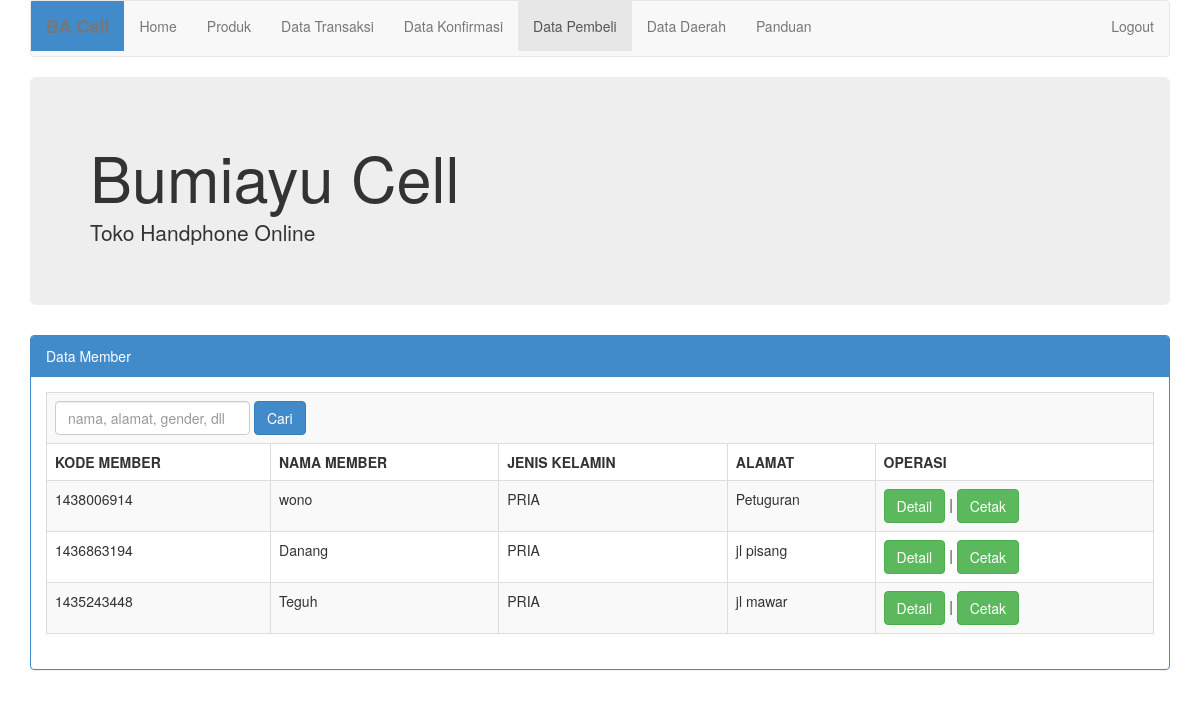
The page /page/admin/index.php?admin=data_member (signed in) on the database its author committed.
### tables this page shows
CREATE TABLE `member` (
  `kode_member` varchar(20) NOT NULL,
  `nama_member` varchar(50) NOT NULL,
  `nama_tujuan_pengiriman` varchar(50) NOT NULL,
  `jenis_kelamin` varchar(10) NOT NULL,
  `username` varchar(50) NOT NULL,
  `password` varchar(50) NOT NULL,
  `no_telpon` varchar(20) NOT NULL,
  `alamat` text NOT NULL,
  `alamat_pengiriman` text NOT NULL,
  `kode_kecamatan` varchar(50) NOT NULL,
  `kode_kecamatan_pengiriman` varchar(20) NOT NULL,
  `tanggal_bergabung` datetime NOT NULL,
  PRIMARY KEY (`kode_member`)
);

### page/db/koneksi.php (called while the page is built, shortened)
<?php
class Koneksi {
    public static function connect() {
        $con = new mysqli(HOST, USERNAME, PASSWORD, DATABASE_NAME, PORT);
        return $con;
    }
}

### page/model/member_model.php (called while the page is built, shortened)
<?php
include_once '../db/koneksi.php';
class Member {
    private $kodeMember;
    private $namaMember;
    private $jenisKelamin;
    private $alamat;
    public function getKodeMember() {
        return $this->kodeMember;
    }
    public function getNamaMember() {
        return $this->namaMember;
    }
    public function getJenisKelamin() {
        return $this->jenisKelamin;
    }
    public function getAlamat() {
        return $this->alamat;
    }
    public function setKodeMember($kodeMember) {
        $this->kodeMember = $kodeMember;
    }
    public function setNamaMember($namaMember) {
        $this->namaMember = $namaMember;
    }
    public function setJenisKelamin($jenisKelamin) {
        $this->jenisKelamin = $jenisKelamin;
    }
    public function setAlamat($alamat) {
        $this->alamat = $alamat;
    }
}
class MemberDaoImpl implements MemberDao {
    private $con;
    public function __construct() {
        $this->con = Koneksi::connect();
    }
    public function findAllLimit($start, $batch) {
        $hasil = array();
        $query = "SELECT kode_member, nama_member, jenis_kelamin, username, password, no_telpon, alamat, alamat_pengiriman, kode_kecamatan, kode_kecamatan_pengiriman, tanggal_bergabung, nama_tujuan_pengiriman FROM member ORDER BY tanggal_bergabung DESC LIMIT ?,?";
        $prep = $this->con->prepare($query);
        $prep->bind_param('ii', $start, $batch);
        $prep->execute();
        $prep->bind_result($a, $b, $c, $d, $e, $f, $g, $h, $i, $j, $k, $l);
        while ($prep->fetch()) {
            $m = new Member();
            $m->setKodeMember($a);
            $m->setNamaMember($b);
            $m->setJenisKelamin($c);
            $m->setUsername($d);
            $m->setPassword($e);
            $m->setNoTelpon($f);
            $m->setAlamat($g);
            $m->setAlamatPengiriman($h);
            $m->setKecamatan($i);
            $m->setKecamatanPengiriman($j);
            $m->setTanggalBergabung($k);
            $m->setNamaTujuanPengiriman($l);
            $hasil[] = $m;
        }
        return $hasil;
    }
}

### page/model/petugas_model.php (called while the page is built, shortened)
<?php
include_once '../db/koneksi.php';
class PetugasDaoImpl implements PetugasDao {
    private $con;
    public function __construct() {
        $this->con = Koneksi::connect();
    }
    public function login($username, $password) {
        $p = new Petugas();
        $query = "SELECT kode_petugas, nama_petugas, jenis_kelamin, username, password, no_telpon, alamat FROM petugas WHERE username = ? AND password = ?";
        $prep = $this->con->prepare($query);
        $prep->bind_param('ss', $username, $password);
        $prep->execute();
        $prep->bind_result($a, $b, $c, $d, $e, $f, $g);
        if ($prep->fetch()) {
            $p->setKodePetugas($a);
            $p->setNamaPetugas($b);
            $p->setJenisKelamin($c);
            $p->setUsername($d);
            $p->setPassword($e);
            $p->setNoTelpon($f);
            $p->setAlamat($g);
        }
        return $p;
    }
}

### page/admin/data_member.php (the view, shortened to what this page needs)
<div class="navbar navbar-default" role="navigation">
    <div class="navbar-header">
        <label class="navbar-brand label-primary">BA Cell</label>
    </div>
    <div class="navbar-collapse collapse">
        <ul class="nav navbar-nav">
            <li><a href="index.php?admin=home"><span>Home</span></a> </li>
            <li><a href="index.php?admin=produk"><span>Produk</span></a></li>
            <li><a href="index.php?admin=data_transaksi"><span>Data Transaksi</span></a></li>
            <li><a href="index.php?admin=data_konfirmasi">Data Konfirmasi</a></li>
            <li class="active"><a href="index.php?admin=data_member"><span>Data Pembeli</span></a></li>
            <li><a href="index.php?admin=data_daerah">Data Daerah</a></li>
            <li><a href="index.php?admin=panduan_belanja"><span>Panduan</span></a></li>
        </ul>
        <ul class="nav navbar-nav navbar-right">
            <li><a href="logout_admin.php">Logout</a></li>
        </ul>
    </div>
</div>
<div class="jumbotron">
    <h1>Bumiayu Cell</h1>
    <p>Toko Handphone Online</p>
</div>
<div class="panel panel-primary">
    <div class="panel-heading">
        Data Member
    </div>
    <div class="panel-body">
        <table class="table table-bordered table-hover table-striped">
            <tr>
                <td colspan="5">
                    <form action="index.php?admin=cari_member_by_nama" method="post" class="form-inline">
                        <div class="form-group">
                            <input type="text" name="nama_member" id="nama_member" class="form-control" placeholder="nama, alamat, gender, dll" required/>
                        </div>
                        <button type="submit" name="cari" class="btn btn-primary">Cari</button>
                    </form>
                </td>
            </tr>
            <tr>
                <th>KODE MEMBER</th>
                <th>NAMA MEMBER</th>
                <th>JENIS KELAMIN</th>
                <th>ALAMAT</th>
                <th>OPERASI</th>
            </tr>
            <?php
            include_once '../model/member_model.php';
            $mdaof = new MemberDaoImpl();
            $page = filter_input(INPUT_GET, 'page');
            $batch = 5;
            if (!$page)
                $page = 1;
            $start = ($page - 1) * $batch;
            $data = $mdaof->findAllLimit($start, $batch);
            for ($i = 0; $i < count($data); $i++) {
                $m = $data[$i];
                $kodeMember = $m->getKodeMember();
                $namaMember = $m->getNamaMember();
                $jenisKelamin = $m->getJenisKelamin();
                $alamat = $m->getAlamat();
                ?>
                <tr>
                    <td><?php echo $kodeMember; ?></td>
                    <td><?php echo $namaMember; ?></td>
                    <td><?php echo $jenisKelamin; ?></td>
                    <td><?php echo $alamat ?></td>
                    <td><a href="index.php?admin=member_detail&kode_member=<?php echo $kodeMember; ?>" class="btn btn-success" target="blank">Detail</a> |
                        <a href="cetak_member.php?kode_member=<?php echo $kodeMember; ?>" class="btn btn-success" target="blank">Cetak</a>
                    </td>
                </tr>
                <?php
            }
            ?>
        </table>
    </div>
</div>

### rows shown on the page
member: kode_member "1438006914", nama_member "wono", jenis_kelamin "PRIA", alamat "Petuguran"
member: kode_member "1436863194", nama_member "Danang", jenis_kelamin "PRIA", alamat "jl pisang"
member: kode_member "1435243448", nama_member "Teguh", jenis_kelamin "PRIA", alamat "jl mawar"
